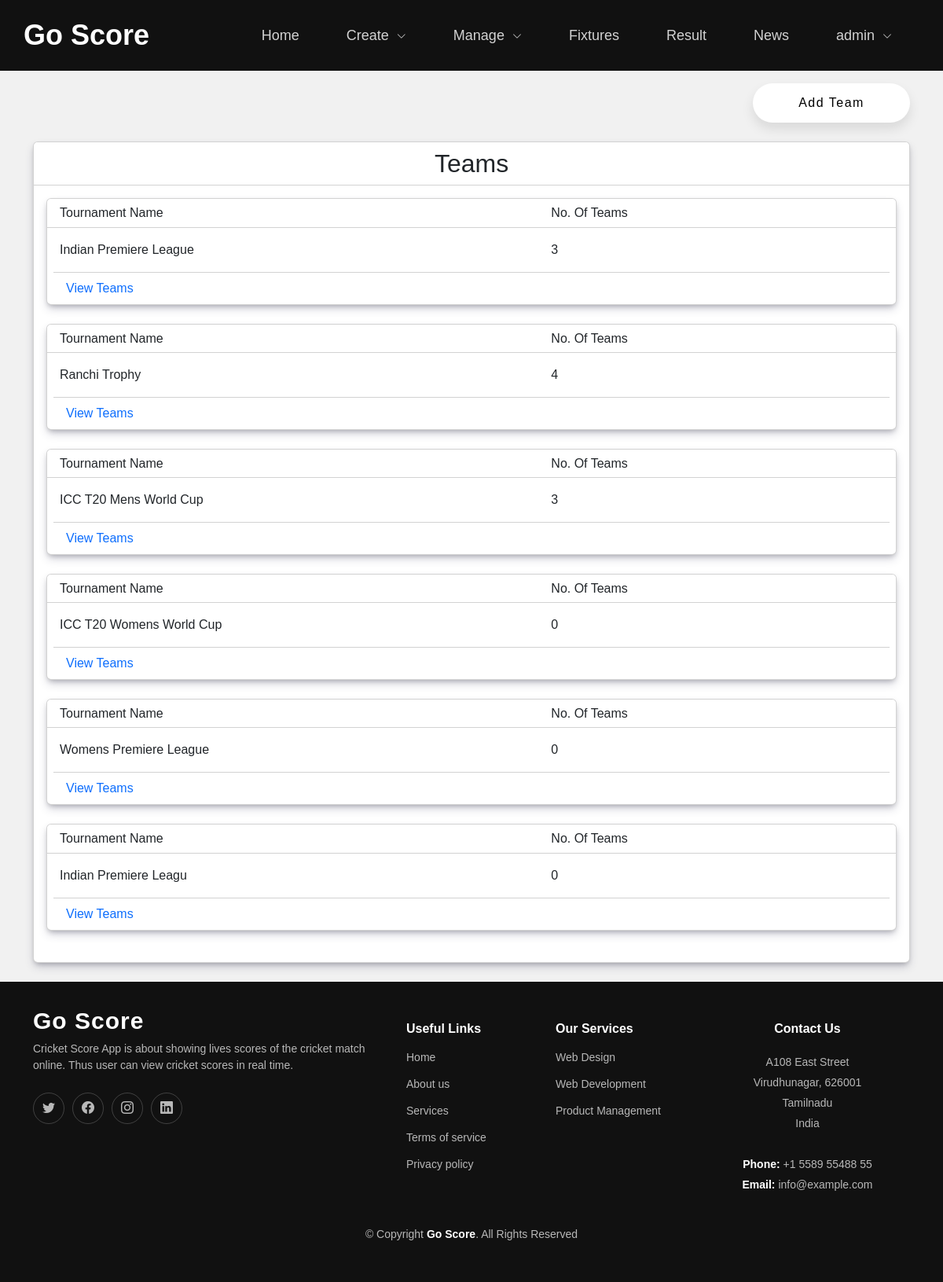
/admin/addteam.php (signed in), run on the app's committed database.
### tables this page shows
CREATE TABLE `tournament` (
  `sno` int(11) NOT NULL,
  `tournament_id` varchar(255) NOT NULL,
  `tournament_name` varchar(255) NOT NULL,
  `start_date` date NOT NULL,
  `status` int(11) NOT NULL
);

### admin/addteam.php (the view, shortened to what this page needs)
<?php
include_once('config.php');
?>
<!DOCTYPE html>
<html lang="en">
<head>
    <link rel="stylesheet" href="../assets/bootstrap/bootstrap.css">
    <link rel="stylesheet" href="../assets/css/main.css">
    <link rel="stylesheet" href="../assets/icons/icons.css">
</head>
<body>
    <?php
    include_once("header.php");
    ?>
    <div class="container">
        <div class="row mt-3">
            <div class="flex-wrap">
                <div class="col-12">
                    <button type="button" class="login-btn float-end" data-bs-toggle="modal" data-bs-target="#staticBackdrop" style="width:200px;">Add Team</button>
                </div>
            </div>
        </div>
        <div class="row mt-4 mb-4">
            <div class="flex-wrap">
                <div class="card">
                    <div class="card-header">
                        <h2 align="center">Teams</h2>
                    </div>
                    <div class="card-body">
                        <?php
                        $sql = "SELECT * from tournament WHERE `status`= 0";
                        $res = mysqli_query($conn, $sql);
                        while ($row = mysqli_fetch_assoc($res)) {
                            $t_id = $row['tournament_id'];
                        ?>
                            <div class="card mb-4">
                                <div class="card-header">
                                    <div class="row">
                                        <div class="col-7">
                                            <h6>Tournament Name</h6>
                                        </div>
                                        <div class="col-5">
                                            <h6>No. Of Teams</h6>
                                        </div>
                                    </div>
                                </div>
                                <div class="card-body">
                                    <div class="row">
                                        <div class="col-7">
                                            <?php echo $row['tournament_name']; ?>
                                        </div>
                                        <div class="col-5">
                                            <?php
                                            $sql1 = "SELECT COUNT(`team_id`) AS total FROM `team` WHERE `tournament_id`='$t_id'";
                                            $res1 = mysqli_query($conn, $sql1);
                                            $row1 = mysqli_fetch_assoc($res1);
                                            echo $row1['total'];
                                            ?>
                                        </div>
                                    </div>
                                </div>
                                <div class="card-footer mx-2">
                                    <a href="" onclick="openModal('<?php echo $t_id; ?>');" data-bs-toggle="modal" id="openModal">View Teams</a>
                                </div>
                            </div>
                        <?php } ?>
                    </div>
                </div>
            </div>
        </div>
    </div>
    <?php
    include_once("footer.php");
    ?>
</body>
</html>

### data on the page
tournament: tournament_name "Indian Premiere League", total "3"
tournament: tournament_name "Ranchi Trophy", total "4"
tournament: tournament_name "ICC T20 Mens World Cup", total "3"
tournament: tournament_name "ICC T20 Womens World Cup", total "0"
tournament: tournament_name "Womens Premiere League", total "0"
tournament: tournament_name "Indian Premiere Leagu", total "0"

### other printed values
$_SESSION['username'] "admin"
